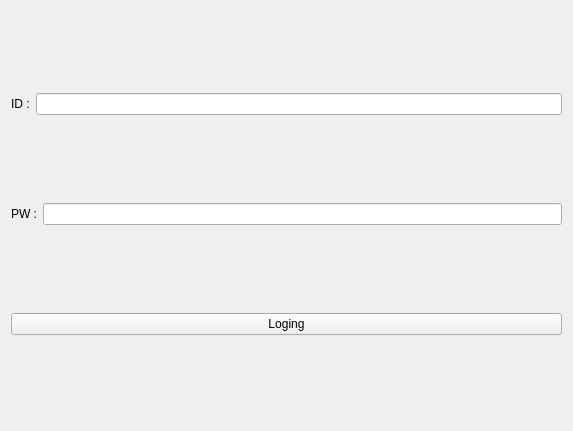
<?xml version="1.0" encoding="UTF-8"?>
<ui version="4.0">
 <class>LoginPage</class>
 <widget class="QWidget" name="LoginPage">
  <property name="geometry">
   <rect>
    <x>0</x>
    <y>0</y>
    <width>573</width>
    <height>431</height>
   </rect>
  </property>
  <property name="windowTitle">
   <string>Form</string>
  </property>
  <layout class="QHBoxLayout" name="horizontalLayout_5">
   <item>
    <layout class="QVBoxLayout" name="verticalLayout">
     <item>
      <layout class="QHBoxLayout" name="horizontalLayout_2">
       <item>
        <widget class="QLabel" name="label">
         <property name="text">
          <string>ID :</string>
         </property>
        </widget>
       </item>
       <item>
        <widget class="QLineEdit" name="lDEdit">
         <property name="layoutDirection">
          <enum>Qt::LayoutDirection::LeftToRight</enum>
         </property>
         <property name="text">
          <string/>
         </property>
        </widget>
       </item>
      </layout>
     </item>
     <item>
      <layout class="QHBoxLayout" name="horizontalLayout">
       <item>
        <widget class="QLabel" name="label_2">
         <property name="text">
          <string>PW :</string>
         </property>
        </widget>
       </item>
       <item>
        <widget class="QLineEdit" name="PWEdit">
         <property name="text">
          <string/>
         </property>
        </widget>
       </item>
      </layout>
     </item>
     <item>
      <layout class="QVBoxLayout" name="verticalLayout_2">
       <item>
        <widget class="QPushButton" name="LogingButton">
         <property name="text">
          <string>Loging</string>
         </property>
        </widget>
       </item>
      </layout>
     </item>
    </layout>
   </item>
  </layout>
 </widget>
 <resources/>
 <connections/>
</ui>
